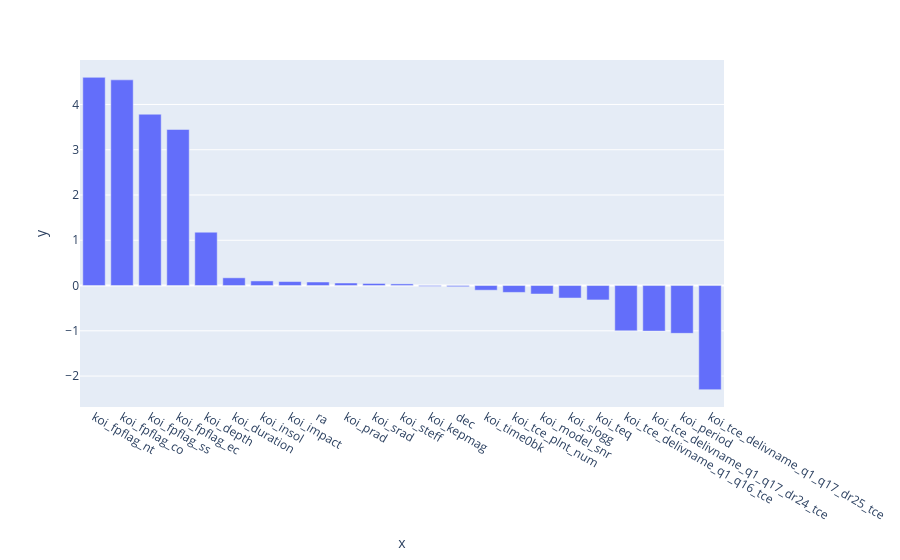

The code cell stored with this chart in its notebook:
### Code cell
# Plot feature importance
plot_feature_Importance = px.bar(x=featureImp["Feature"], 
                                 y=featureImp["Importance"])
plot_feature_Importance.show()

### Figure 1 — Plotly figure (JSON) as saved in the notebook; plotly's stock layout.template omitted (floating-point values rounded to 4 significant figures)
{"data": [{"alignmentgroup": "True", "hovertemplate": "x=%{x}<br>y=%{y}<extra></extra>", "legendgroup": "", "marker": {"color": "#636efa"}, "name": "", "offsetgroup": "", "orientation": "v", "showlegend": false, "textposition": "auto", "type": "bar", "x": ["koi_fpflag_nt", "koi_fpflag_co", "koi_fpflag_ss", "koi_fpflag_ec", "koi_depth", "koi_duration", "koi_insol", "koi_impact", "ra", "koi_prad", "koi_srad", "koi_steff", "koi_kepmag", "dec", "koi_time0bk", "koi_tce_plnt_num", "koi_model_snr", "koi_slogg", "koi_teq", "koi_tce_delivname_q1_q16_tce", "koi_tce_delivname_q1_q17_dr24_tce", "koi_period", "koi_tce_delivname_q1_q17_dr25_tce"], "xaxis": "x", "y": ["4.599222861831236", "4.543673048997104", "3.7846268392897864", "3.4477643350675122", "1.1783437096492673", "0.170800417979951", "0.10132837821237248", "0.08777295106122492", "0.07797006528070612", "0.055989585074662826", "0.045345966181720675", "0.03575825906219098", "-0.01844678148770681", "-0.0260604186839155", "-0.10311131437969714", "-0.15191923429318788", "-0.1875999559982694", "-0.27642330248948105", "-0.3182784737293668", "-1.0005872496949992", "-1.0066533834562876", "-1.0564522571847246", "-2.3002687641870083"], "yaxis": "y"}], "layout": {"autosize": true, "barmode": "relative", "legend": {"tracegroupgap": 0}, "margin": {"t": 60}, "xaxis": {"anchor": "y", "autorange": true, "domain": [0, 1], "range": [-0.5, 22.5], "title": {"text": "x"}, "type": "category"}, "yaxis": {"anchor": "x", "autorange": true, "domain": [0, 1], "range": [-2.684, 4.983], "title": {"text": "y"}, "type": "linear"}}}
